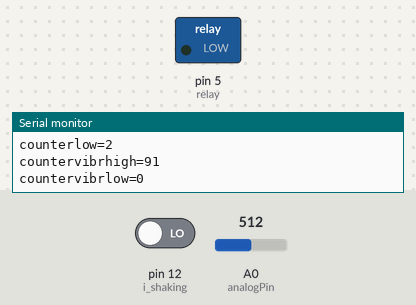
A sketch run on a simulated Arduino Uno, built with avr-gcc and run on an emulated ATmega328P. Shown: switched loads named in the sketch (green lamp = pin HIGH), the last lines printed to the serial monitor. Inputs (shaded band) come from the test bench; at power-on: A0 (analogPin) = 512, pin 12 (i_shaking) LOW.

Above: at 2.2 s.
2.3 s: A0 (analogPin) set to 492
6.3 s: A0 (analogPin) set to 510
At 9.7 s:
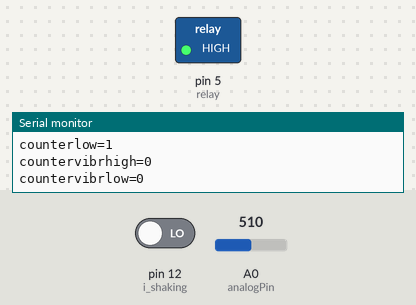
10.3 s: A0 (analogPin) set to 490
At 14.3 s:
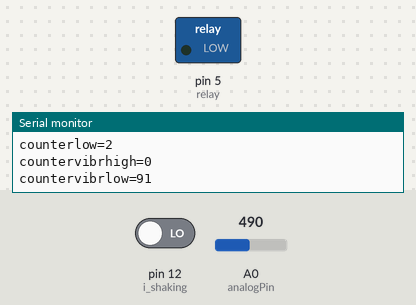
Timing chart, 0 to 15.8 s (numbered marks = the images above; inputs shaded):
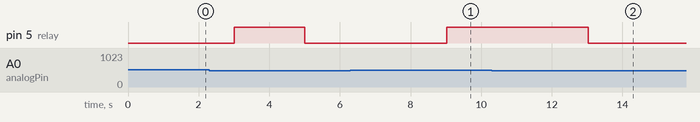

Measured:
- after the input at 6.3 s, pin 5 (relay): LOW → HIGH after 2.7 s
- after the input at 10.3 s, pin 5 (relay): HIGH → LOW after 2.7 s

The sketch:

gyro_piezovibrationv3.ino
```cpp
/***************************************************************************
nodemcu 1.0 12e
relayboard with esp8266 no serial connection with serial programmer
push reset en io00 to ground and release
piezo vibrationsensor has one an out en digital output sensitivity with potentiometer

set relay either on digital input or analogue trigger

scan every seconds
3 counts high on
3 counts low off
reset counters after 5s to eliminate random vibrations

work with analogue input and count vibration variation to trigger on

voltage range adc is 0-1v not 0-3.3v depends on your board with volge divider or not
no vibration 0.3v
calculated first voltage but voltagechange is too little =>worked with difference vibration and on pure input 0-1023

***************************************************************************/
#include <elapsedMillis.h>

#define i_shaking 12
#define analogPin A0 // ESP8266 Analog Pin ADC0 = A0
#define relay 5

//var
elapsedMillis scan;
elapsedMillis scan_analogue;
float scanintervalanalogue = 10;//ms
float scaninterval = 1000; //ms
elapsedMillis cycletime;
int lastcycletime =0;
int adcvalue =0;
int lastadcvalue =0;
float calcVoltage =0;
int counterhigh =0;
int counterlow=0;
int triggerdig =3;//trigger vibration on digital output
int countervibrhigh =0;
int countervibrlow =0;
int countersafety =0;//reset countervibhigh analogue when limit is not reached
int countersafetymax=5; //nr scans to reset countervibrhigh when count is not reached
int triggervibr =100; //triggercount vibration from analogue input
bool bmotoron = false;
bool bdigmotoron = false;
bool banmotoron = false;
String version ="version 3";


void setup()
{
  Serial.begin(115200);
  delay(1000);
  Serial.println(version);
  pinMode(i_shaking,INPUT);
  pinMode(relay,OUTPUT);

  //init
  digitalWrite(relay,LOW);
  adcvalue = analogRead(analogPin);
  lastadcvalue = adcvalue;
}
//*************************************************
void loop()
{
  if (scan > scaninterval)
      {
         if (digitalRead(i_shaking))
           {
            counterlow =0;
            counterhigh++;
            if (counterhigh > triggerdig)
            {
              bdigmotoron = true;
              counterhigh = 0;
            }
           }
        else
          {
            counterlow++;
            if (counterlow > triggerdig)
             {
               bdigmotoron = false;
               counterlow=0;
               counterhigh =0;
             }
          }
      //via analogue input
      if (countervibrhigh > triggervibr)
       {
         Serial.println("Vibration");
         countervibrhigh=0;
         countervibrlow=0;
        banmotoron =true;
       }

      if (countervibrlow > triggervibr)
       {
        Serial.println("No vibration");
        banmotoron = false;
        countervibrlow=0;
        countervibrhigh=0;
       }
      //eliminate random triggers
      //reset count analogue after x cylces when limit to trigger is not reached
      if (countersafety> countersafetymax)
        {if (countervibrhigh < triggervibr)
          {
            Serial.println("reset counters");
            countervibrhigh=0;
            countersafety =0;
          }
        }
      countersafety++;

      //debug
      Serial.print("counterhigh=");
      Serial.println(counterhigh);
      Serial.print("counterlow=");
      Serial.println(counterlow);
      Serial.print("countervibrhigh=");
      Serial.println(countervibrhigh);
      Serial.print("countervibrlow=");
      Serial.println(countervibrlow);
      //relay control
      bmotoron = banmotoron or bdigmotoron;
      digitalWrite(relay,bmotoron);

      scan =0;
     }

  if (scan_analogue >scanintervalanalogue)
   {  //get analogue reading
      adcvalue = analogRead(analogPin);
      int dif = abs(adcvalue-lastadcvalue);
      if (dif>5 || (adcvalue >= 500)) //diff and maxvibration
       {
        countervibrhigh++;
        //prevent going low when random lows
        if (countervibrhigh > 10)
         {countervibrlow = 0;}
       }
      else
        {
          countervibrlow++;
        }

      lastadcvalue = adcvalue;
      scan_analogue=0;
   }
  //debug
  lastcycletime = cycletime;
  cycletime =0 ;

 if (lastcycletime > 100)
  {
   Serial.print("Cycletime=");
   Serial.println(lastcycletime);
  }

}
//********************************************
```
